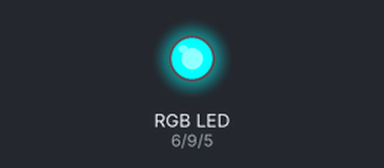
Recording of a sketch running on a simulated Arduino Uno, built with avr-gcc and run on an emulated ATmega328P. Shown: an RGB LED mixed from three pins (HIGH = lit).

Above: at 8.2 s.
At 8.7 s:
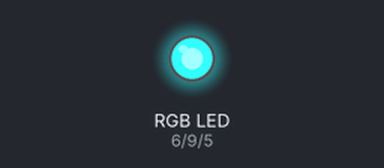
At 9.2 s:
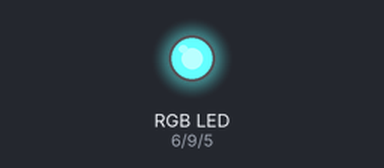
At 10.2 s:
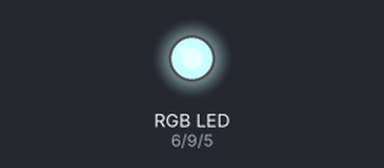
At 12.25 s:
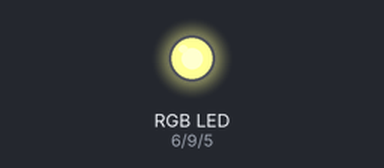
At 16.35 s:
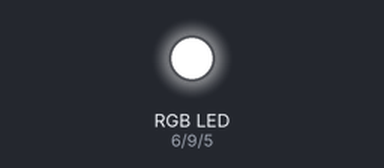
Timing chart, 0 to 17.6 s (numbered marks = the images above):
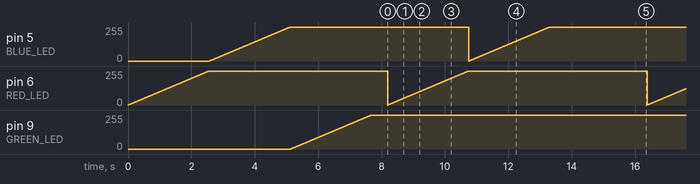

The sketch:

testled.ino
```cpp
//define pins for the red, green and blue LEDs
#define RED_LED 6
#define BLUE_LED 5
#define GREEN_LED 9

//overall brightness value
int brightness = 255;
//individual brightness values for the red, green and blue LEDs
int gBright = 0;
int rBright = 0;
int bBright = 0;

int fadeSpeed = 10;

void setup() {
  //set up pins to output.
  pinMode(GREEN_LED, OUTPUT);
  pinMode(RED_LED, OUTPUT);
  pinMode(BLUE_LED, OUTPUT);

//Call the TurnOn method, wait, then call TurnOff
TurnOn();
delay(500);
}

void TurnOn(){

    for (int i=0;i<256; i++){

      analogWrite(RED_LED, rBright);
      rBright +=1;
      delay(fadeSpeed);

    }

    for (int i=0;i<256; i++){

      analogWrite(BLUE_LED, bBright);
      bBright += 1;
delay(fadeSpeed);
    }

    for (int i=0;i<256; i++){

      analogWrite(GREEN_LED, gBright);
      gBright +=1;
      delay(fadeSpeed);
    }
}

void TurnOff(){
    for (int i=0;i<256; i++){
          analogWrite(GREEN_LED, brightness);
          analogWrite(RED_LED, brightness);
          analogWrite(BLUE_LED, brightness);


      brightness -= 1;

      delay(fadeSpeed);

    }
}

void loop(){
  TurnOn();
delay(500);
}
```

Measured:
- by itself, pin 5 (BLUE_LED), pin 6 (RED_LED): ramps from 0/255 to 255/255 and jumps back, once every 8.2 s
